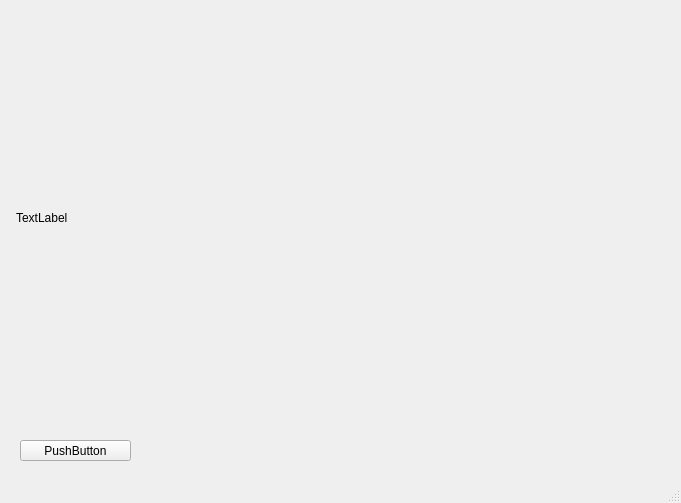
<?xml version="1.0" encoding="UTF-8"?>
<ui version="4.0">
 <class>MainWindow</class>
 <widget class="QMainWindow" name="MainWindow">
  <property name="geometry">
   <rect>
    <x>0</x>
    <y>0</y>
    <width>681</width>
    <height>503</height>
   </rect>
  </property>
  <property name="windowTitle">
   <string>MainWindow</string>
  </property>
  <widget class="QWidget" name="centralwidget">
   <widget class="QPushButton" name="pushButton">
    <property name="geometry">
     <rect>
      <x>20</x>
      <y>440</y>
      <width>111</width>
      <height>21</height>
     </rect>
    </property>
    <property name="text">
     <string>PushButton</string>
    </property>
   </widget>
   <widget class="QLabel" name="canvas">
    <property name="geometry">
     <rect>
      <x>16</x>
      <y>12</y>
      <width>651</width>
      <height>411</height>
     </rect>
    </property>
    <property name="text">
     <string>TextLabel</string>
    </property>
   </widget>
  </widget>
  <widget class="QMenuBar" name="menubar">
   <property name="geometry">
    <rect>
     <x>0</x>
     <y>0</y>
     <width>681</width>
     <height>21</height>
    </rect>
   </property>
  </widget>
  <widget class="QStatusBar" name="statusbar"/>
 </widget>
 <resources/>
 <connections/>
</ui>
